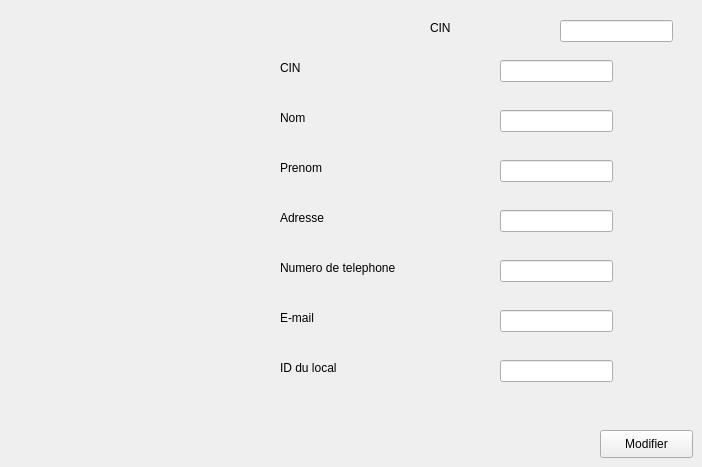
      <widget class="QWidget" name="modifier_locataire">
       <attribute name="title">
        <string>Modifier</string>
       </attribute>
       <widget class="QLineEdit" name="linemNom">
        <property name="geometry">
         <rect>
          <x>500</x>
          <y>110</y>
          <width>113</width>
          <height>22</height>
         </rect>
        </property>
       </widget>
       <widget class="QLabel" name="label_6">
        <property name="geometry">
         <rect>
          <x>280</x>
          <y>310</y>
          <width>131</width>
          <height>16</height>
         </rect>
        </property>
        <property name="text">
         <string>E-mail</string>
        </property>
       </widget>
       <widget class="QLineEdit" name="linemNumTel">
        <property name="geometry">
         <rect>
          <x>500</x>
          <y>260</y>
          <width>113</width>
          <height>22</height>
         </rect>
        </property>
       </widget>
       <widget class="QLineEdit" name="linemID_local">
        <property name="geometry">
         <rect>
          <x>500</x>
          <y>360</y>
          <width>113</width>
          <height>22</height>
         </rect>
        </property>
       </widget>
       <widget class="QLineEdit" name="linemPrenom">
        <property name="geometry">
         <rect>
          <x>500</x>
          <y>160</y>
          <width>113</width>
          <height>22</height>
         </rect>
        </property>
       </widget>
       <widget class="QLineEdit" name="linemAdresse">
        <property name="geometry">
         <rect>
          <x>500</x>
          <y>210</y>
          <width>113</width>
          <height>22</height>
         </rect>
        </property>
       </widget>
       <widget class="QLabel" name="label_3">
        <property name="geometry">
         <rect>
          <x>280</x>
          <y>110</y>
          <width>55</width>
          <height>16</height>
         </rect>
        </property>
        <property name="text">
         <string>Nom</string>
        </property>
       </widget>
       <widget class="QLineEdit" name="linemEmail">
        <property name="geometry">
         <rect>
          <x>500</x>
          <y>310</y>
          <width>113</width>
          <height>22</height>
         </rect>
        </property>
       </widget>
       <widget class="QLabel" name="label_4">
        <property name="geometry">
         <rect>
          <x>280</x>
          <y>160</y>
          <width>121</width>
          <height>16</height>
         </rect>
        </property>
        <property name="text">
         <string>Prenom</string>
        </property>
       </widget>
       <widget class="QLabel" name="label_5">
        <property name="geometry">
         <rect>
          <x>280</x>
          <y>210</y>
          <width>121</width>
          <height>16</height>
         </rect>
        </property>
        <property name="text">
         <string>Adresse</string>
        </property>
       </widget>
       <widget class="QLabel" name="label_7">
        <property name="geometry">
         <rect>
          <x>280</x>
          <y>360</y>
          <width>101</width>
          <height>16</height>
         </rect>
        </property>
        <property name="text">
         <string>ID du local</string>
        </property>
       </widget>
       <widget class="QLabel" name="label_8">
        <property name="geometry">
         <rect>
          <x>280</x>
          <y>260</y>
          <width>141</width>
          <height>16</height>
         </rect>
        </property>
        <property name="text">
         <string>Numero de telephone</string>
        </property>
       </widget>
       <widget class="QLabel" name="label_9">
        <property name="geometry">
         <rect>
          <x>280</x>
          <y>60</y>
          <width>55</width>
          <height>16</height>
         </rect>
        </property>
        <property name="text">
         <string>CIN </string>
        </property>
       </widget>
       <widget class="QLineEdit" name="linemCIN">
        <property name="geometry">
         <rect>
          <x>500</x>
          <y>60</y>
          <width>113</width>
          <height>22</height>
         </rect>
        </property>
       </widget>
       <widget class="QPushButton" name="modif_locataire">
        <property name="geometry">
         <rect>
          <x>600</x>
          <y>430</y>
          <width>93</width>
          <height>28</height>
         </rect>
        </property>
        <property name="text">
         <string>Modifier</string>
        </property>
       </widget>
       <widget class="QLabel" name="CINN">
        <property name="geometry">
         <rect>
          <x>430</x>
          <y>20</y>
          <width>55</width>
          <height>16</height>
         </rect>
        </property>
        <property name="text">
         <string>CIN </string>
        </property>
       </widget>
       <widget class="QLineEdit" name="linemCINN">
        <property name="geometry">
         <rect>
          <x>560</x>
          <y>20</y>
          <width>113</width>
          <height>22</height>
         </rect>
        </property>
       </widget>
      </widget>
